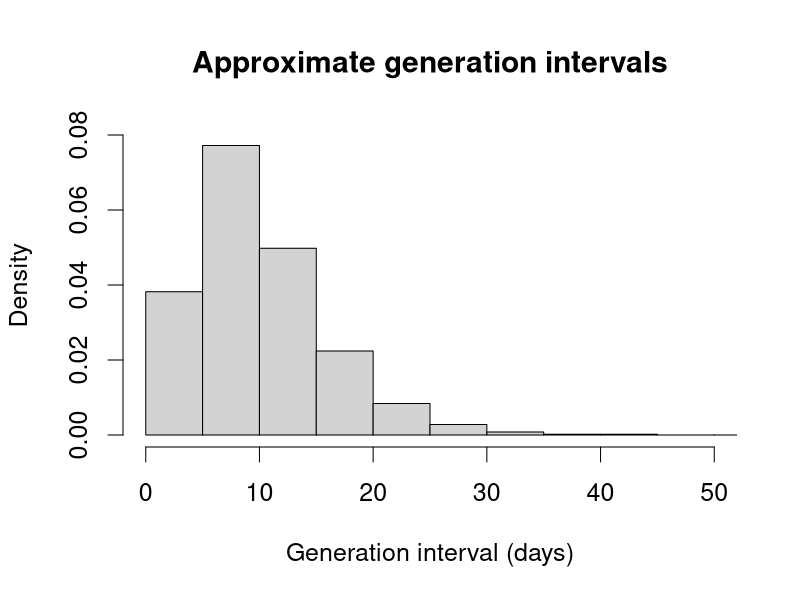
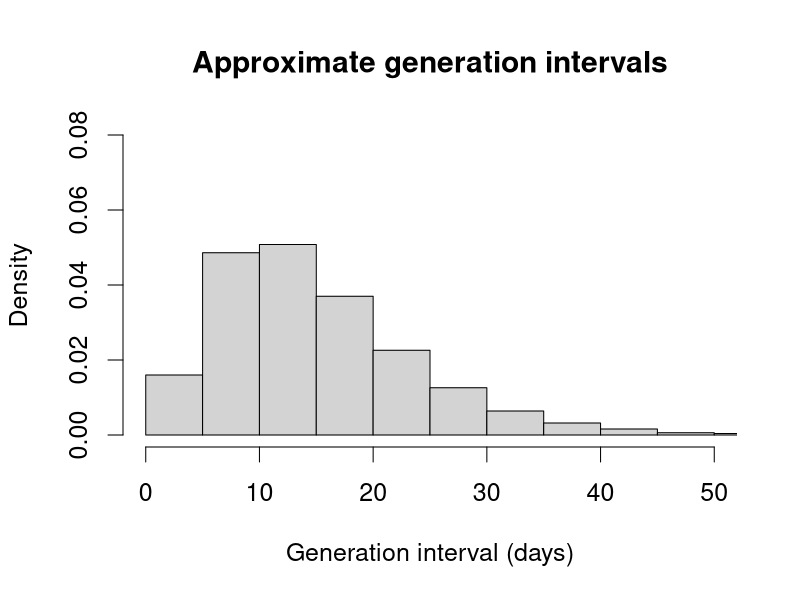

R code for these plots, in order:

par(cex=1.5)

nq <- 1000
gen <- c(10, 15)
shape <- c(3)
top <- 0.08
maxTime <- 50

q <- (2*(1:nq)-1)/(2*nq)

for(g in gen){
	dist <- qgamma(q, scale=g/shape, shape=shape)

	dname <- "Approximate generation intervals"

	print(hist(dist
		, 	probability=TRUE
		, main=dname
		, xlab="Generation interval (days)"
		, xlim=c(0, maxTime)
		, ylim=c(0, top)
		, breaks=seq(0, 150, by=5)
	))
}

